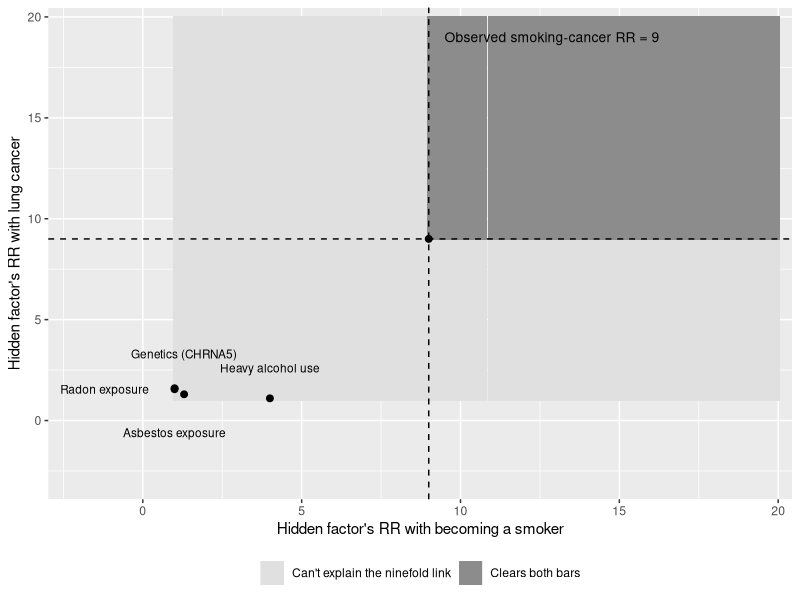
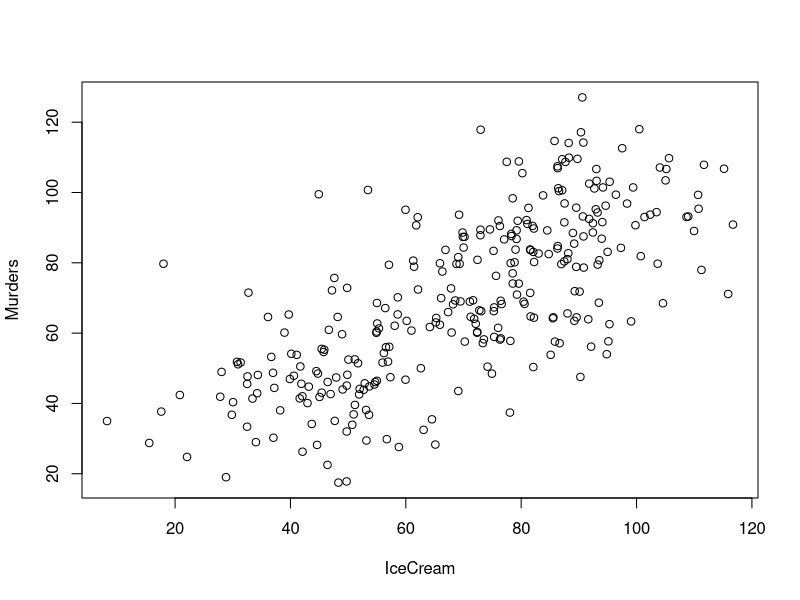
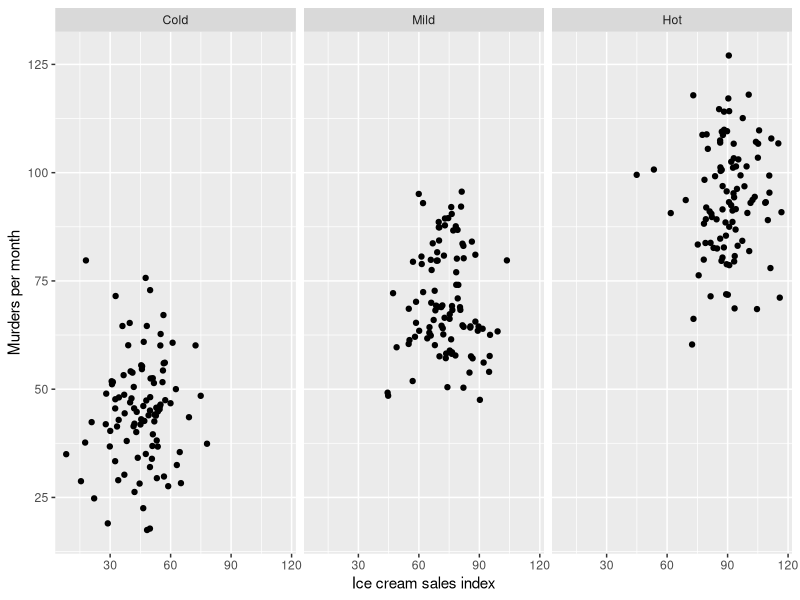
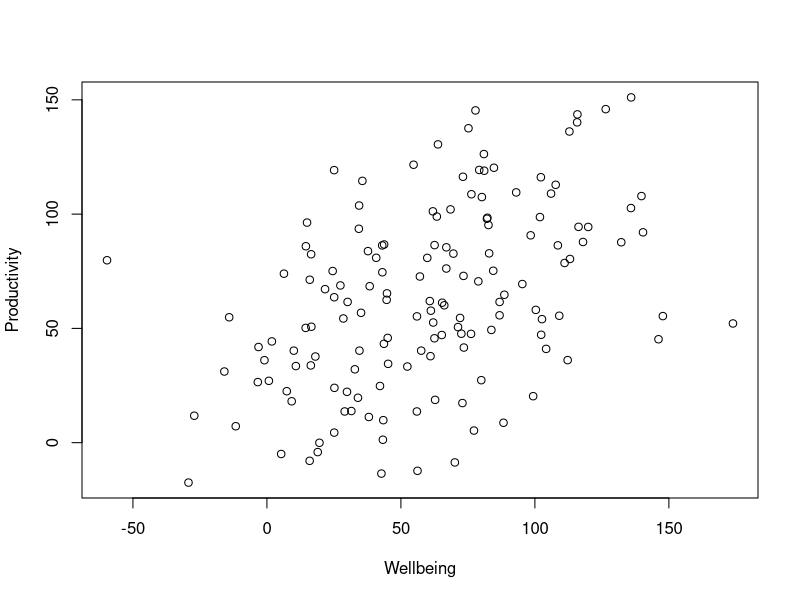
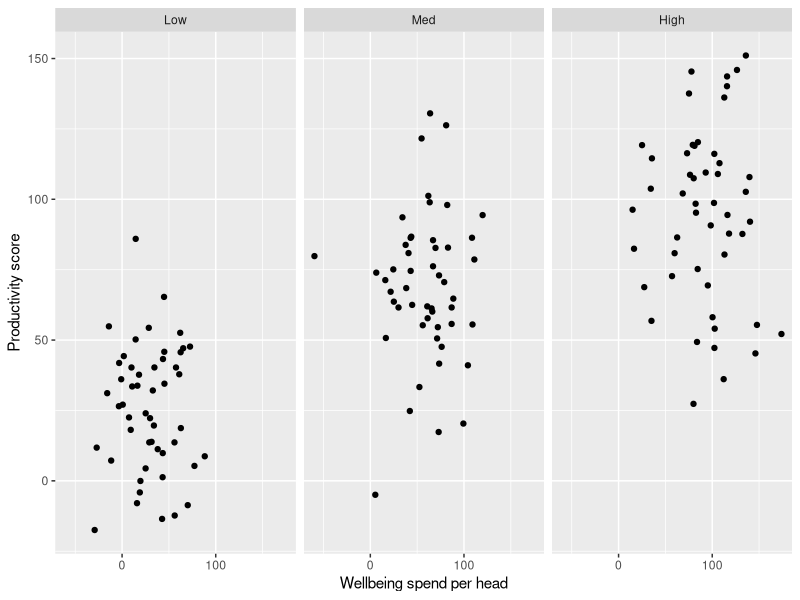
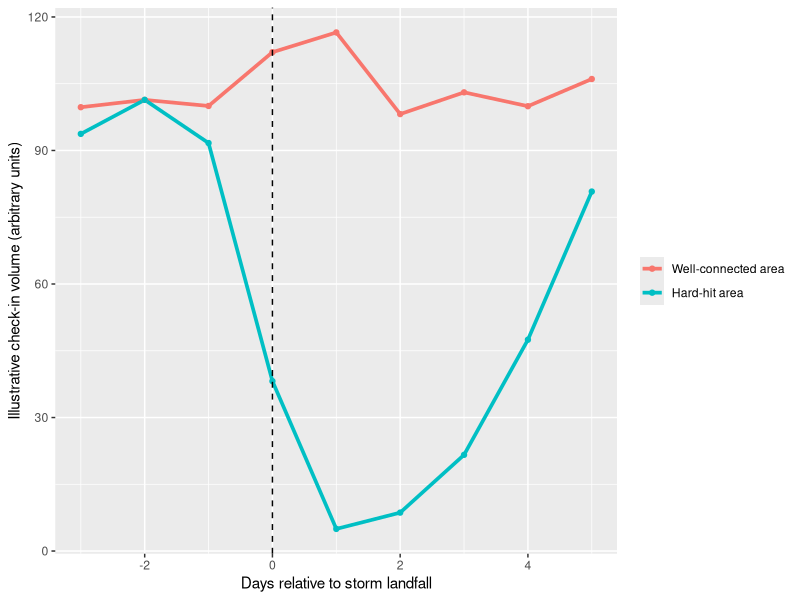
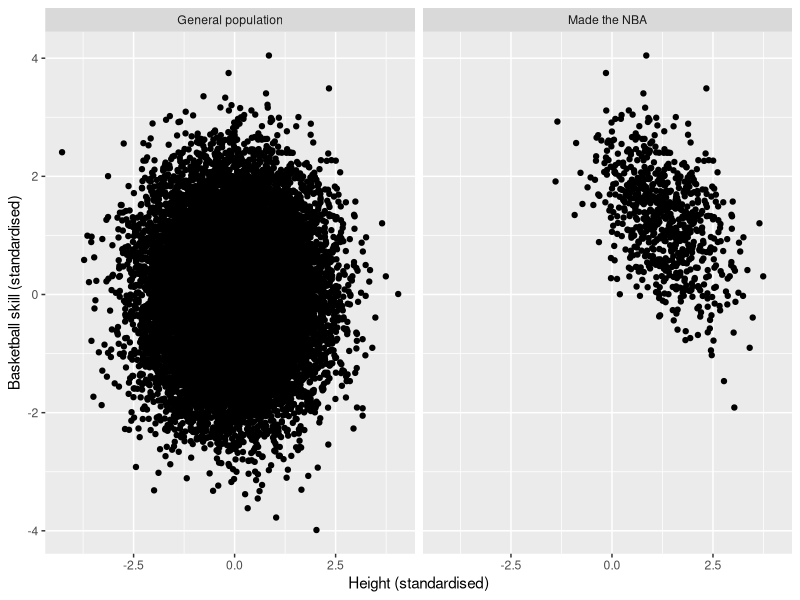
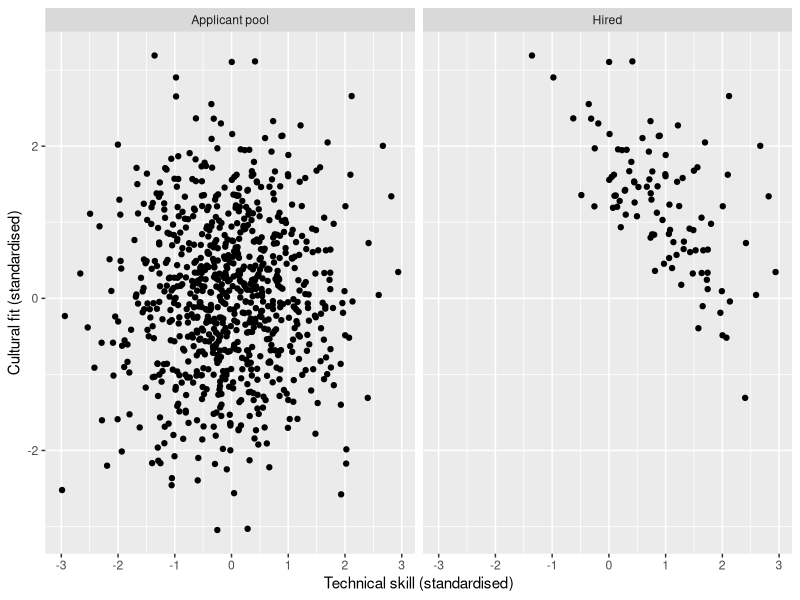

These charts were generated, in order, by the following R code:
## ---- chunk 1
knitr::opts_chunk$set(echo = FALSE, warning = FALSE, message = FALSE)
## ---- chunk 2
library(ggplot2)
## ---- chunk 3
RR_grid <- expand.grid(RR_smoke = seq(1, 20, 0.1), RR_cancer = seq(1, 20, 0.1))
RR_grid$Verdict <- ifelse(RR_grid$RR_smoke >= 9 & RR_grid$RR_cancer >= 9,
                           "Clears both bars", "Can't explain the ninefold link")

RR_points <- data.frame(
  Factor    = c("Genetics (CHRNA5)", "Radon exposure", "Asbestos exposure", "Heavy alcohol use"),
  RR_smoke  = c(1.3, 1.0, 1.0, 4.0),
  RR_cancer = c(1.3, 1.55, 1.6, 1.1),
  label_x   = c(1.3, 0.2, 1.0, 4.0),
  label_y   = c(3.3, 1.55, -0.6, 2.6),
  hjust     = c(0.5, 1, 0.5, 0.5)
)

ggplot(RR_grid, aes(RR_smoke, RR_cancer, fill = Verdict)) +
  geom_tile() +
  geom_vline(xintercept = 9, linetype = "dashed") +
  geom_hline(yintercept = 9, linetype = "dashed") +
  annotate("point", x = 9, y = 9, size = 2) +
  annotate("text", x = 9.5, y = 19, label = "Observed smoking-cancer RR = 9",
           hjust = 0, size = 3.5) +
  geom_point(data = RR_points, aes(RR_smoke, RR_cancer), inherit.aes = FALSE, size = 2) +
  geom_text(data = RR_points, aes(x = label_x, y = label_y, label = Factor, hjust = hjust),
            inherit.aes = FALSE, size = 3) +
  scale_fill_manual(values = c("Clears both bars" = "grey55",
                                "Can't explain the ninefold link" = "grey88")) +
  scale_x_continuous(expand = expansion(mult = c(0.16, 0.02))) +
  scale_y_continuous(expand = expansion(mult = c(0.16, 0.02))) +
  labs(x = "Hidden factor's RR with becoming a smoker",
       y = "Hidden factor's RR with lung cancer",
       fill = NULL) +
  theme(legend.position = "bottom")
## ---- chunk 4
set.seed(21)
Temp_grp <- rep(c("Cold", "Mild", "Hot"), each = 100)
Temp <- c(Cold = 45, Mild = 70, Hot = 90)[Temp_grp] + rnorm(300, 0, 4)

IceCream <- Temp + rnorm(300, 0, 11.7)
Murders <- Temp + rnorm(300, 0, 11.7)

plot(IceCream, Murders)
cor(IceCream, Murders)
## ---- chunk 5
Confound1 <- data.frame(IceCream, Murders,
                         Temp_grp = factor(Temp_grp, levels = c("Cold", "Mild", "Hot")))

ggplot(Confound1, aes(IceCream, Murders)) +
  geom_point() +
  facet_wrap(~ Temp_grp) +
  labs(x = "Ice cream sales index", y = "Murders per month")

tapply(seq_len(nrow(Confound1)), Confound1$Temp_grp,
       function(i) cor(Confound1$IceCream[i], Confound1$Murders[i]))
## ---- chunk 6
set.seed(271)
Res_grp <- rep(c("Low", "Med", "High"), each = 50)
Resourcing <- c(Low = 30, Med = 60, High = 90)[Res_grp] + rnorm(150, 0, 6)

Wellbeing <- Resourcing + rnorm(150, 0, 27.7)
Productivity <- Resourcing + rnorm(150, 0, 27.7)

plot(Wellbeing, Productivity)
cor(Wellbeing, Productivity)
## ---- chunk 7
Confound2 <- data.frame(Wellbeing, Productivity,
                         Res_grp = factor(Res_grp, levels = c("Low", "Med", "High")))

ggplot(Confound2, aes(Wellbeing, Productivity)) +
  geom_point() +
  facet_wrap(~ Res_grp) +
  labs(x = "Wellbeing spend per head", y = "Productivity score")

tapply(seq_len(nrow(Confound2)), Confound2$Res_grp,
       function(i) cor(Confound2$Wellbeing[i], Confound2$Productivity[i]))
## ---- chunk 8
set.seed(2013)
Sandy_df <- data.frame(
  Day = rep(-3:5, 2),
  Area = rep(c("Well-connected area", "Hard-hit area"), each = 9),
  Baseline = c(100, 99, 102, 108, 112, 106, 101, 99, 100,
               98, 101, 96, 40, 8, 6, 22, 55, 85)
)
Sandy_df$Checkins <- Sandy_df$Baseline + rnorm(18, 0, 3)
Sandy_df$Area <- factor(Sandy_df$Area, levels = c("Well-connected area", "Hard-hit area"))

ggplot(Sandy_df, aes(Day, Checkins, color = Area)) +
  geom_line(linewidth = 1.25) +
  geom_point() +
  geom_vline(xintercept = 0, linetype = "dashed") +
  labs(x = "Days relative to storm landfall",
       y = "Illustrative check-in volume (arbitrary units)",
       color = NULL)
## ---- chunk 9
set.seed(4)
Height <- rnorm(20000)
Skill <- rnorm(20000)
SelectionScore <- Height + Skill + rnorm(20000, 0, 0.9)
Made_NBA <- SelectionScore > 3

cor(Height, Skill)
cor(Height[Made_NBA], Skill[Made_NBA])
## ---- chunk 10
NBA_df <- rbind(
  data.frame(Height, Skill, Sample = "General population"),
  data.frame(Height = Height[Made_NBA], Skill = Skill[Made_NBA], Sample = "Made the NBA")
)
NBA_df$Sample <- factor(NBA_df$Sample, levels = c("General population", "Made the NBA"))

ggplot(NBA_df, aes(Height, Skill)) +
  geom_point() +
  facet_wrap(~ Sample) +
  labs(x = "Height (standardised)", y = "Basketball skill (standardised)")
## ---- chunk 11
set.seed(12)
TechSkill <- rnorm(800)
CultureFit <- rnorm(800)
HireScore <- TechSkill + CultureFit + rnorm(800, 0, 0.4)
Hired <- HireScore > 1.6

cor(TechSkill, CultureFit)
cor(TechSkill[Hired], CultureFit[Hired])
## ---- chunk 12
Hire_df <- rbind(
  data.frame(TechSkill, CultureFit, Sample = "Applicant pool"),
  data.frame(TechSkill = TechSkill[Hired], CultureFit = CultureFit[Hired], Sample = "Hired")
)
Hire_df$Sample <- factor(Hire_df$Sample, levels = c("Applicant pool", "Hired"))

ggplot(Hire_df, aes(TechSkill, CultureFit)) +
  geom_point() +
  facet_wrap(~ Sample) +
  labs(x = "Technical skill (standardised)", y = "Cultural fit (standardised)")
